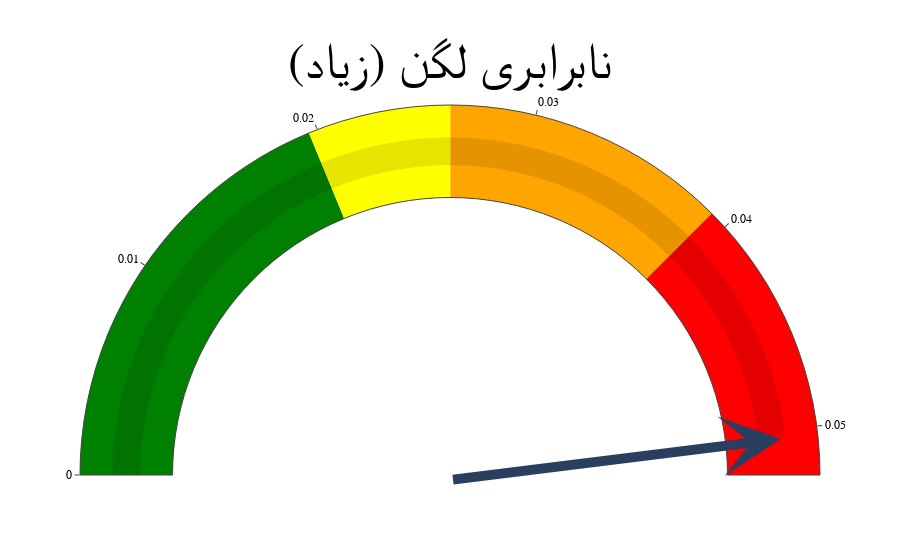
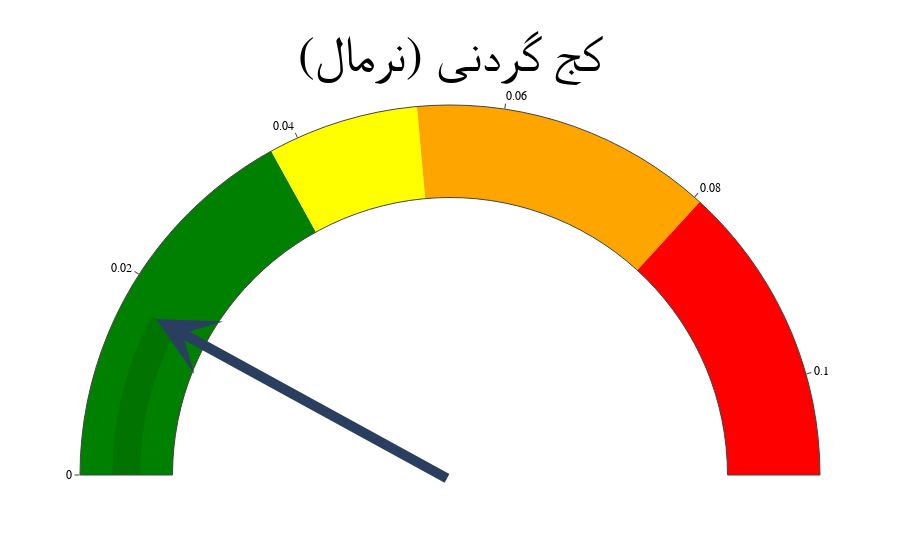
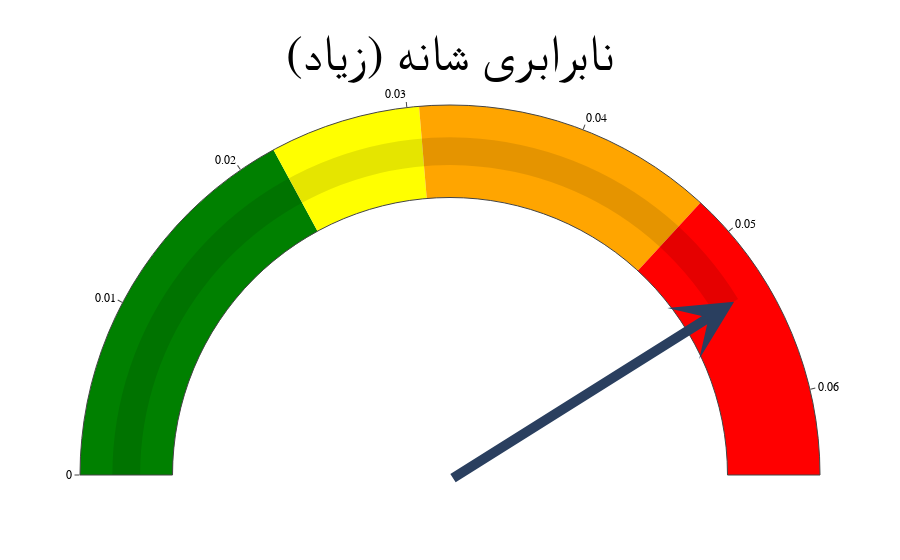
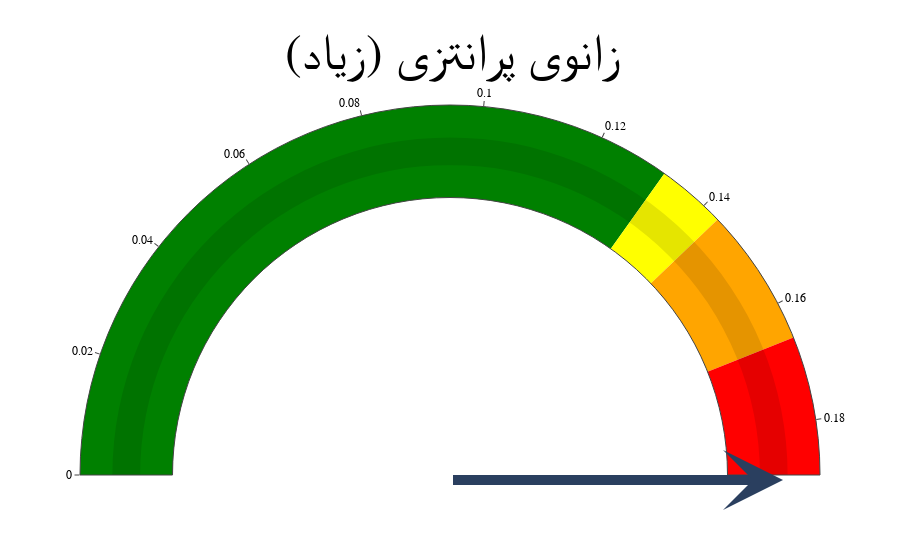

Source (notebook cell) for these figures, in order:
### Code cell
from numpy import radians, cos, sin
pathlib.Path(os.getcwd() + '/tmp').mkdir(parents=True, exist_ok=True) 
for key in dict:
    if key in avg_values and key in std_values:
        analysis = (dict[key+"Analysis"])
        avg = (avg_values[key])
        std = (std_values[key])
        maxim = avg+3*std
        val = min(max(abs(dict[key]),0),maxim)
        minim = 0
        fig = go.Figure(go.Indicator(
            mode = "gauge",
            value = abs(dict[key]),
            domain = {'x': [0,1], 'y': [0,1]},
            title = {'text': "("+translateDict[key]+f" ({analysis}",'font':{'size':50}},
            gauge = {'axis': {'range': [0, avg+3*std]},
                         'bar': {'color': 'rgba(0,0,0,0.1)','thickness':0.3},
                         'steps' : [
                             {'range': [0, avg+0.5*std], 'color': "green"},
                             {'range': [avg+0.5*std, avg+std], 'color': "yellow"},
                             {'range': [avg+std, avg+2*std], 'color': "orange"},
                             {'range': [avg+2*std, avg+3*std], 'color': "red"}],}))


        fig.update_layout(
            font={'color': "black", 'family': "IranSans"},
            xaxis={'showgrid': False, 'showticklabels':False, 'range':[-1,1]},
            yaxis={'showgrid': False, 'showticklabels':False, 'range':[0,1]},
            plot_bgcolor='rgba(0,0,0,0)'
            )

        ## by setting the range of the layout, we are effectively adding a grid in the background
        ## and the radius of the gauge diagram is roughly 0.9 when the grid has a range of [-1,1]x[0,1]

        theta = 180 * (maxim-val) / (maxim - minim)
        r= 0.9
        x_head = r * cos(radians(theta))
        y_head = r * sin(radians(theta))

        fig.add_annotation(
            ax=0,
            ay=0,
            axref='x',
            ayref='y',
            x=x_head,
            y=y_head,
            xref='x',
            yref='y',
            showarrow=True,
            arrowhead=3,
            arrowsize=1,
            arrowwidth=10
            )

        fig.show()

### Figure 1 — Plotly figure (JSON) as saved in the notebook; plotly's stock layout.template omitted (floating-point values rounded to 4 significant figures)
{"data": [{"domain": {"x": [0, 1], "y": [0, 1]}, "gauge": {"axis": {"range": [0, 0.0522]}, "bar": {"color": "rgba(0,0,0,0.1)", "thickness": 0.3}, "steps": [{"color": "green", "range": [0, 0.0196]}, {"color": "yellow", "range": [0.0196, 0.02612]}, {"color": "orange", "range": [0.02612, 0.03916]}, {"color": "red", "range": [0.03916, 0.0522]}]}, "mode": "gauge", "title": {"font": {"size": 50}, "text": "(نابرابری لگن (زیاد"}, "type": "indicator", "value": 0.0502}], "layout": {"annotations": [{"arrowhead": 3, "arrowsize": 1, "arrowwidth": 10, "ax": 0, "axref": "x", "ay": 0, "ayref": "y", "showarrow": true, "x": 0.8935, "xref": "x", "y": 0.1081, "yref": "y"}], "font": {"color": "black", "family": "IranSans"}, "plot_bgcolor": "rgba(0,0,0,0)", "xaxis": {"range": [-1, 1], "showgrid": false, "showticklabels": false}, "yaxis": {"range": [0, 1], "showgrid": false, "showticklabels": false}}}

### Figure 2 — Plotly figure (JSON) as saved in the notebook; plotly's stock layout.template omitted (floating-point values rounded to 4 significant figures)
{"data": [{"domain": {"x": [0, 1], "y": [0, 1]}, "gauge": {"axis": {"range": [0, 0.1096]}, "bar": {"color": "rgba(0,0,0,0.1)", "thickness": 0.3}, "steps": [{"color": "green", "range": [0, 0.03721]}, {"color": "yellow", "range": [0.03721, 0.0517]}, {"color": "orange", "range": [0.0517, 0.08067]}, {"color": "red", "range": [0.08067, 0.1096]}]}, "mode": "gauge", "title": {"font": {"size": 50}, "text": "(کج گردنی (نرمال"}, "type": "indicator", "value": 0.0171}], "layout": {"annotations": [{"arrowhead": 3, "arrowsize": 1, "arrowwidth": 10, "ax": 0, "axref": "x", "ay": 0, "ayref": "y", "showarrow": true, "x": -0.7941, "xref": "x", "y": 0.4235, "yref": "y"}], "font": {"color": "black", "family": "IranSans"}, "plot_bgcolor": "rgba(0,0,0,0)", "xaxis": {"range": [-1, 1], "showgrid": false, "showticklabels": false}, "yaxis": {"range": [0, 1], "showgrid": false, "showticklabels": false}}}

### Figure 3 — Plotly figure (JSON) as saved in the notebook; plotly's stock layout.template omitted (floating-point values rounded to 4 significant figures)
{"data": [{"domain": {"x": [0, 1], "y": [0, 1]}, "gauge": {"axis": {"range": [0, 0.06482]}, "bar": {"color": "rgba(0,0,0,0.1)", "thickness": 0.3}, "steps": [{"color": "green", "range": [0, 0.02214]}, {"color": "yellow", "range": [0.02214, 0.03068]}, {"color": "orange", "range": [0.03068, 0.04775]}, {"color": "red", "range": [0.04775, 0.06482]}]}, "mode": "gauge", "title": {"font": {"size": 50}, "text": "(نابرابری شانه (زیاد"}, "type": "indicator", "value": 0.0535}], "layout": {"annotations": [{"arrowhead": 3, "arrowsize": 1, "arrowwidth": 10, "ax": 0, "axref": "x", "ay": 0, "ayref": "y", "showarrow": true, "x": 0.7679, "xref": "x", "y": 0.4694, "yref": "y"}], "font": {"color": "black", "family": "IranSans"}, "plot_bgcolor": "rgba(0,0,0,0)", "xaxis": {"range": [-1, 1], "showgrid": false, "showticklabels": false}, "yaxis": {"range": [0, 1], "showgrid": false, "showticklabels": false}}}

### Figure 4 — Plotly figure (JSON) as saved in the notebook; plotly's stock layout.template omitted (floating-point values rounded to 4 significant figures)
{"data": [{"domain": {"x": [0, 1], "y": [0, 1]}, "gauge": {"axis": {"range": [0, 0.189]}, "bar": {"color": "rgba(0,0,0,0.1)", "thickness": 0.3}, "steps": [{"color": "green", "range": [0, 0.1317]}, {"color": "yellow", "range": [0.1317, 0.1432]}, {"color": "orange", "range": [0.1432, 0.1661]}, {"color": "red", "range": [0.1661, 0.189]}]}, "mode": "gauge", "title": {"font": {"size": 50}, "text": "(زانوی پرانتزی (زیاد"}, "type": "indicator", "value": 0.741}], "layout": {"annotations": [{"arrowhead": 3, "arrowsize": 1, "arrowwidth": 10, "ax": 0, "axref": "x", "ay": 0, "ayref": "y", "showarrow": true, "x": 0.9, "xref": "x", "y": 0, "yref": "y"}], "font": {"color": "black", "family": "IranSans"}, "plot_bgcolor": "rgba(0,0,0,0)", "xaxis": {"range": [-1, 1], "showgrid": false, "showticklabels": false}, "yaxis": {"range": [0, 1], "showgrid": false, "showticklabels": false}}}
